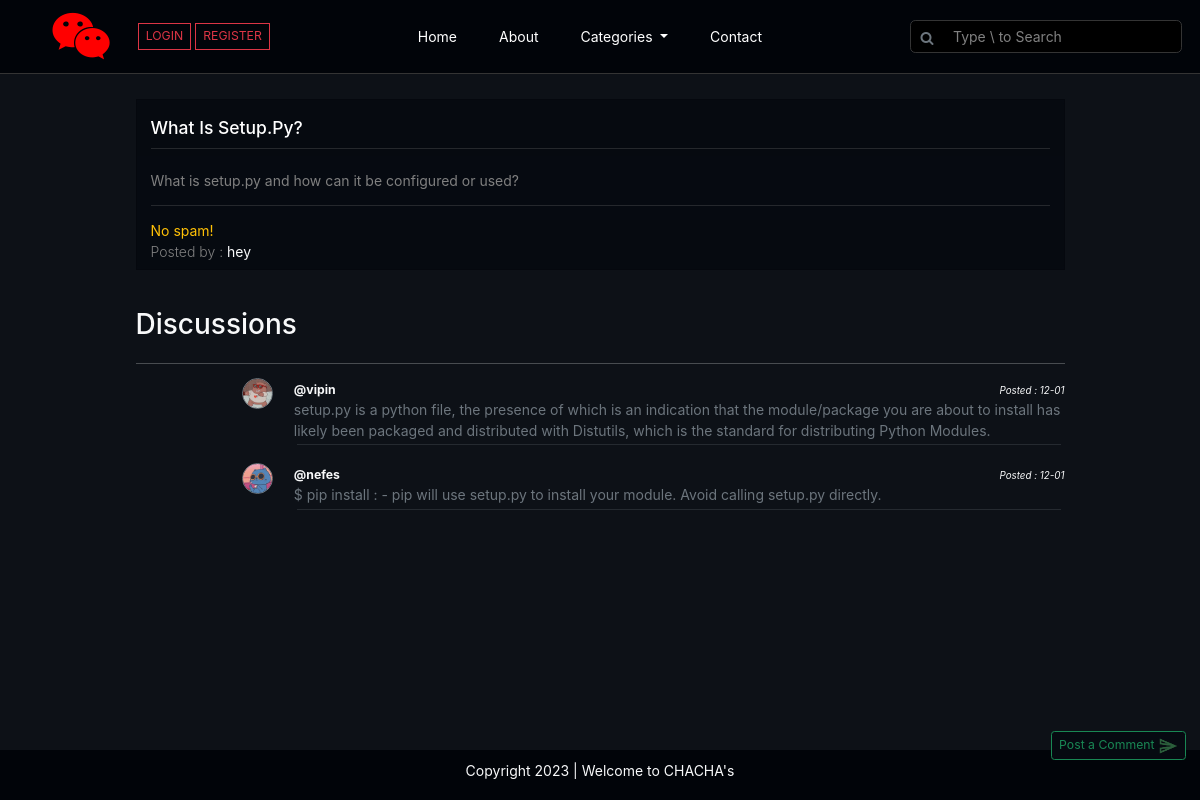
The app's page /thread.php?threadid=1 with its own data.
### tables this page shows
CREATE TABLE `threads` (
  `threads_id` int(255) NOT NULL,
  `threads_title` varchar(100) NOT NULL,
  `threads_desc` text NOT NULL,
  `threads_cat_id` int(255) NOT NULL,
  `threads_user_id` int(255) NOT NULL,
  `threads_reg_date` datetime DEFAULT current_timestamp()
);

CREATE TABLE `users` (
  `id` int(255) NOT NULL,
  `username` varchar(255) NOT NULL,
  `user_email` varchar(30) NOT NULL,
  `password` varchar(255) NOT NULL,
  `user_image` varchar(255) NOT NULL,
  `timestamp` datetime NOT NULL DEFAULT current_timestamp()
);

CREATE TABLE `comments` (
  `comment_id` int(255) NOT NULL,
  `comment_content` text NOT NULL,
  `thread_id` int(255) NOT NULL,
  `comment_by` int(255) NOT NULL,
  `comment_on_id` int(255) NOT NULL,
  `active` int(255) NOT NULL,
  `comment_date` datetime NOT NULL DEFAULT current_timestamp()
);

### thread.php (the view, shortened to what this page needs)
<!DOCTYPE html>
<html lang="en">
<head>
    <link rel="stylesheet" href="https://cdn.jsdelivr.net/npm/bootstrap@5.2.3/dist/css/bootstrap.min.css">
    <link rel="stylesheet" href="https://cdnjs.cloudflare.com/ajax/libs/font-awesome/6.0.0/css/all.min.css" />
    <link rel='stylesheet' href='https://cdnjs.cloudflare.com/ajax/libs/font-awesome/4.7.0/css/font-awesome.min.css'>
    <link rel="stylesheet" href="css_js/style.css">
</head>
<body>
    <div class="container-fluid p-0 thread-page" id="maincontainer">
        <?php include 'partials/_header.php'; ?>
        <?php
        $id = $_GET["threadid"];
        $sql = "select * from threads where threads_id=$id";
        $result = mysqli_query($con, $sql);
        while ($row = mysqli_fetch_assoc($result)) {
            $title = $row["threads_title"];
            $desc = $row["threads_desc"];
            $user_id = $row["threads_user_id"];
            $sql3 = "select * from users where id=$user_id";
            $result3 = mysqli_query($con, $sql3);
            $row3 = mysqli_fetch_assoc($result3);
        }
        ?>
        <div class="container my-4">
            <div class="row">
                <div class="col-md-10 mx-auto">
                    <div class="card my-1 rounded-0 thread-welcome">
                        <div class="card-header border-0">
                            <h5><span class="text-capitalize"><?php echo $title; ?></span></h5>
                            <hr>
                        </div>
                        <div class="card-body border-0">
                            <p><?php echo $desc; ?></p>
                            <hr>
                        </div>
                        <div class="card-footer border-0 pt-0">
                            <p class="m-0 text-warning">No spam!</p>
                            <span class="lead" style="font-size: 14px;">Posted by : <b class="text-light"><?= $row3["username"] ?></b></span>
                        </div>
                    </div>
                </div>
            </div>
        </div>
        <div class="position-fixed" style="bottom: 40px;right:14px;">
            <a href="#" class="fa-solid fa-up-long float-end" id="backtotop" onclick="document.body.scrollTop=0;document.documentElement.scrollTop=0;event.preventDefault()"></a><br>
            <button class="btn btn-sm btn-outline-success text-success" id="" type="button" style="background-color:#060a11;" data-bs-toggle="offcanvas" data-bs-target="#offcanvasBottom" aria-controls="offcanvasBottom">Post a Comment <img src="imgs/send-png-green.png" width="20px" alt=""></button>
        </div>
        <div class="container">
            <div class="row">
                <div class="col-md-10 mx-auto my-3">
                    <h2 class="text-light mb-4">Discussions</h2>
                    <hr class="text-light">
                    <?php
                    $id = $_GET["threadid"];
                    $sql = "select * from comments where thread_id=$id";
                    $result = mysqli_query($con, $sql);
                    $section = 0;
                    while ($row = mysqli_fetch_assoc($result)) {
                        $timestamp = strtotime($row["comment_date"]);
                        $date = date('d-m', $timestamp);
                        $content = $row["comment_content"];
                        $comment_by = $row["comment_by"];
                        $comment_id = $row["comment_id"];
                        $sql2 = "select * from users where id='$comment_by'";
                        $result2 = mysqli_query($con, $sql2);
                        $row2 = mysqli_fetch_assoc($result2);
                        $user_image = $row2["user_image"];
                        if ($section == $comment_id) {
                            echo ' <div class="row my-3" id="section' . $comment_id . '"  style="scroll-margin-top: 40vh;">
                                    <div class="col-2 d-flex justify-content-end align-items-start">
                                    <span class="rounded-5 border border-secondary overflow-hidden" style="width:31px;height:31px;">
                                    <img src="uploaded_img/' . $user_image . '" width="31px" alt="img">
                                    </span>
                                    </div>
                                    <div class="col-10 rounded-2" style="background-color:#010409;">
                                    <p class="m-0 text-light"><b><small>@' . $row2["username"] . '</small></b><i class="float-end"><small style="font-size:.7rem;">Posted : ' . $date . '</small></i></p>
                                    <p class="m-0 text-secondary">' . $content . '</p>
                                    <hr class="m-1 text-secondary">
                                    </div>
                                </div>';
                        } else {
                            echo ' <div class="row my-3">
                                    <div class="col-2 d-flex justify-content-end align-items-start">
                                    <span class="rounded-5 border border-secondary overflow-hidden" style="width:31px;height:31px;">
                                    <img src="uploaded_img/' . $user_image . '" width="31px" alt="img">
                                    </span>
                                    </div>
                                    <div class="col-10">
                                    <p class="m-0 text-light"><b><small>@' . $row2["username"] . '</small></b><i class="float-end"><small style="font-size:.7rem;">Posted : ' . $date . '</small></i></p>
                                    <p class="m-0 text-secondary">' . $content . '</p>
                                    <hr class="m-1 text-secondary">
                                    </div>
                                </div>';
                        }
                    }
                    ?>
                </div>
            </div>
        </div>
    </div>
    <?php include 'partials/_footer.php'; ?>
</body>
</html>

### css_js/style.css (style rules this page uses)
* { scroll-behavior: smooth; }
html,body { font-family: -apple-system, BlinkMacSystemFont, "Segoe UI", Roboto, Oxygen, Ubuntu, Cantarell, "Open Sans", "Helvetica Neue", sans-serif; font-size: 14px; height: 100vh; }
#maincontainer { background-color: #0d1117; min-height: calc(100vh - 50px); padding-bottom: 20px; }
::placeholder { color: grey !important; }
.thread-page .thread-welcome { background-color:#060a11 !important; }
.thread-page .thread-welcome h5 { color: white !important; margin: 10px 0px; }
.thread-page .thread-welcome hr { color: grey !important; margin: 0; padding: 0; }
.thread-page .thread-welcome .card-body, .thread-page .thread-welcome .card-footer { color: grey !important; }

### records on screen
threads: threads_title "What Is Setup.py?", threads_desc "What is setup.py and how can it be configured or used?"
users: username "hey"
comments: users.user_image (picture), users.username "vipin", comment_date "12-01", comment_content "setup.py is a python file, the presence of which is an indication that the module/package you are about to install has likely been packaged and distributed with Distutils, which is the standard for distributing Python Modules."
comments: users.user_image (picture), users.username "nefes", comment_date "12-01", comment_content "$ pip install : - pip will use setup.py to install your module. Avoid calling setup.py directly."
